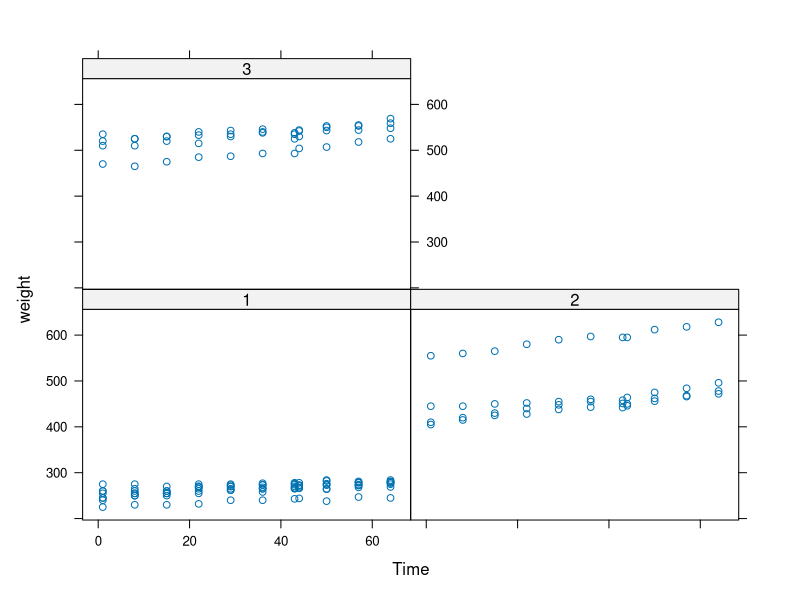
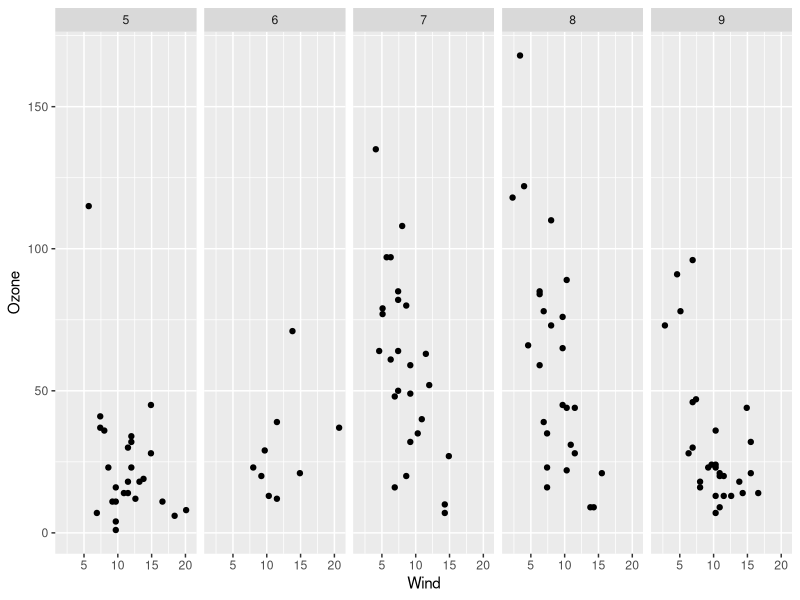
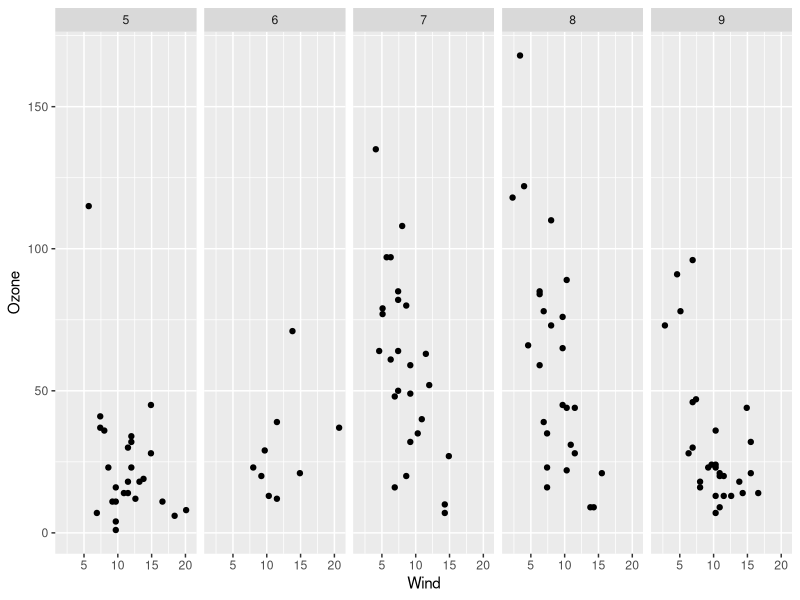

Reproduce these figures in R, in order. (Note: this script raises an error after producing the figures.)
library(ggplot2)
library(nlme)
library(lattice)
xyplot(weight ~ Time | Diet, BodyWeight)
?xyplot

?panel.lines

library(lattice)
library(datasets)
data(airquality)
p <- xyplot(Ozone ~ Wind | factor(Month), data = airquality)

?trellis.par.set


library(datasets)
data(airquality)

?data

qplot(Wind, Ozone, data = airquality, facets = . ~ factor(Month))

airquality = transform(airquality, Month = factor(Month))
qplot(Wind, Ozone, data = airquality, facets = . ~ Month)


library(ggplot2)
g <- ggplot(movies, aes(votes, rating))
print(g)

qplot(votes, rating, data = movies)


qplot(votes, rating, data = movies) + stats_smooth("loess")
qplot(votes, rating, data = movies, smooth = "loess")
qplot(votes, rating, data = movies) + geom_smooth()
qplot(votes, rating, data = movies, panel = panel.loess)
